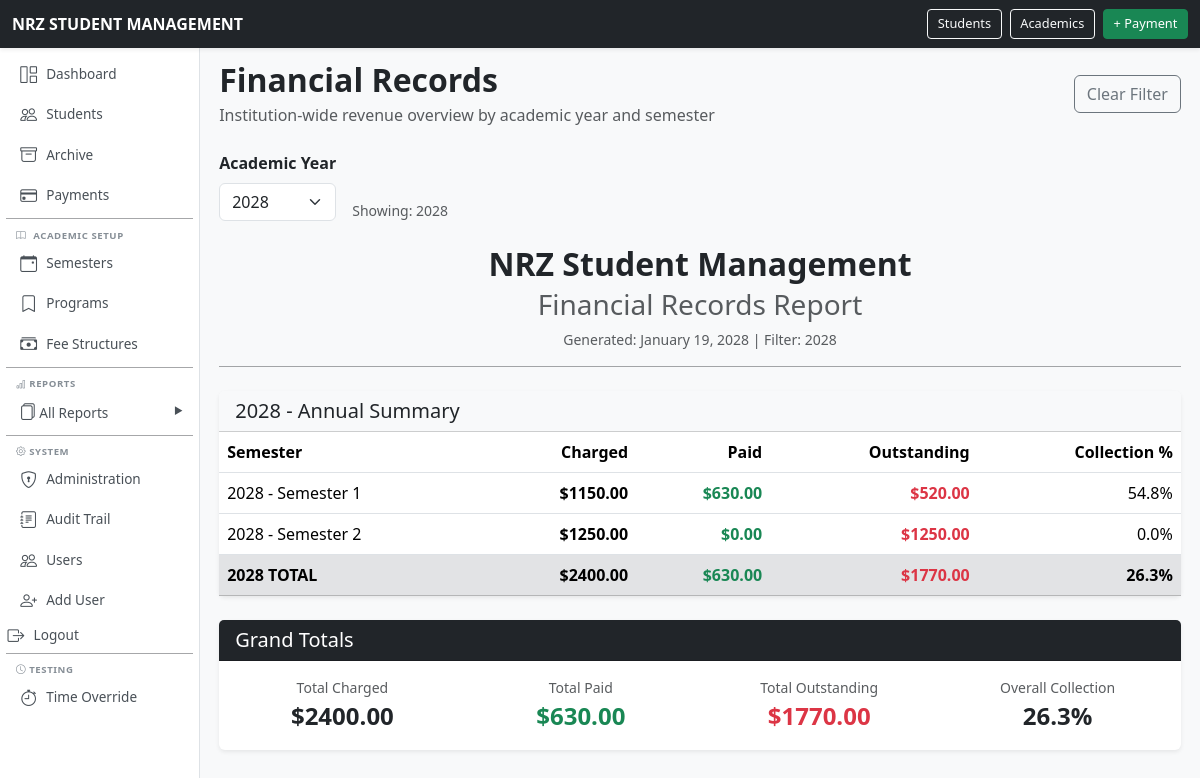
/financial-records/ (signed in), run on the app's committed database.
### school/models.py (models this page shows, shortened)
class AcademicYear(models.Model):
    name = models.CharField(
        max_length=20,
        unique=True,
    )
    start_date = models.DateField()
    end_date = models.DateField()
    is_current = models.BooleanField(
        default=False,
    )
    class Meta:
        ordering = ["-name"]
        constraints = [
            models.UniqueConstraint(
                fields=["is_current"],
                condition=Q(is_current=True),
                name="only_one_current_academic_year",
            ),
        ]

class TimeOverride(models.Model):
    frozen_datetime = models.DateTimeField(null=True, blank=True)
    @classmethod
    def get_frozen_time(cls):
        obj = cls.objects.first()
        return obj.frozen_datetime if obj else None
    class Meta:
        verbose_name = "Time Override"
        verbose_name_plural = "Time Overrides"

class Semester(models.Model):
    PERIOD_CHOICES = [
        (1, "Semester Period 1"),
        (2, "Semester Period 2"),
    ]
    academic_year = models.ForeignKey(
        AcademicYear,
        on_delete=models.PROTECT,
        related_name="semesters",
    )
    number = models.PositiveSmallIntegerField(
        choices=PERIOD_CHOICES,
    )
    start_date = models.DateField()
    end_date = models.DateField()
    class Meta:
        ordering = ["-academic_year__name", "number"]
        constraints = [
            models.UniqueConstraint(
                fields=["academic_year", "number"],
                name="unique_semester_period_per_year",
            ),
        ]
    def __str__(self):
        return f"{self.academic_year.name} - Semester {self.number}"

### school/views.py (the view)
# urls.py: path("financial-records/", views.financial_records, name="financial_records"),
@permission_required("school.can_view_financial_reports", raise_exception=True)
def financial_records(request):
    from itertools import groupby
    year_filter = request.GET.get("academic_year", "")
    today = get_current_date()
    current_year = AcademicYear.objects.filter(
        start_date__lte=today,
        end_date__gte=today
    ).first()
    default_year_id = str(current_year.pk) if current_year else ""
    selected_year_id = year_filter or default_year_id
    semesters_qs = Semester.objects.select_related("academic_year").order_by(
        "-academic_year__name", "number"
    )
    if selected_year_id:
        semesters_qs = semesters_qs.filter(academic_year_id=selected_year_id)
    semester_data = []
    for sem in semesters_qs:
        total_charged = StudentCharge.objects.filter(
            fee_item__fee_structure__semester=sem
        ).aggregate(total=Sum("amount"))["total"] or Decimal("0")
        total_paid = Payment.objects.filter(
            semester=sem
        ).aggregate(total=Sum("amount"))["total"] or Decimal("0")
        outstanding = total_charged - total_paid
        collection_rate = (total_paid / total_charged * 100) if total_charged > 0 else 0
        semester_data.append({
            "semester": sem,
            "academic_year": sem.academic_year,
            "total_charged": total_charged,
            "total_paid": total_paid,
            "outstanding": outstanding,
            "collection_rate": collection_rate,
        })
    year_groups = []
    for year, semesters_iter in groupby(semester_data, key=lambda x: x["academic_year"]):
        semesters = list(semesters_iter)
        charged = sum(s["total_charged"] for s in semesters)
        paid = sum(s["total_paid"] for s in semesters)
        year_groups.append({
            "year": year,
            "semesters": semesters,
            "totals": {
                "charged": charged,
                "paid": paid,
                "outstanding": sum(s["outstanding"] for s in semesters),
                "collection_rate": (paid / charged * 100) if charged > 0 else 0,
            }
        })
    all_years = AcademicYear.objects.all().order_by("-name")
    selected_year = None
    if selected_year_id:
        selected_year = all_years.filter(pk=selected_year_id).first()
    grand_total_charged = sum(g["totals"]["charged"] for g in year_groups)
    grand_total_paid = sum(g["totals"]["paid"] for g in year_groups)
    grand_total_outstanding = sum(g["totals"]["outstanding"] for g in year_groups)
    grand_collection_rate = (
        (grand_total_paid / grand_total_charged * 100) if grand_total_charged > 0 else 0
    )
    context = {
        "year_groups": year_groups,
        "all_years": all_years,
        "selected_year_id": selected_year_id,
        "selected_year": selected_year,
        "current_year": current_year,
        "grand_total_charged": grand_total_charged,
        "grand_total_paid": grand_total_paid,
        "grand_total_outstanding": grand_total_outstanding,
        "grand_collection_rate": grand_collection_rate,
        "today": get_current_date(),
    }
    return render(request, "school/financial_records.html", context)

### school/context_processors.py (called while the page is built)
def time_override_enabled(request):
    return {
        'ENABLE_TIME_OVERRIDE': getattr(settings, 'ENABLE_TIME_OVERRIDE', False)
    }

### school/utils/time_utils.py (called while the page is built)
def get_current_datetime():
    if getattr(settings, 'ENABLE_TIME_OVERRIDE', False):
        from school.models import TimeOverride
        frozen = TimeOverride.get_frozen_time()
        if frozen is not None:
            if timezone.is_naive(frozen):
                frozen = timezone.make_aware(frozen)
            return frozen
    return timezone.now()

def get_current_date():
    return get_current_datetime().date()

### templates/school/financial_records.html (shortened to what this page needs)
{% extends "base.html" %}
{% block content %}
<div class="d-flex justify-content-between align-items-center mb-4 flex-wrap gap-2">
    <div>
        <h2 class="fw-bold mb-1">Financial Records</h2>
        <p class="text-muted mb-0">Institution-wide revenue overview by academic year and semester</p>
    </div>
    <div class="d-flex gap-2 flex-wrap">
        <a href="{% url 'financial_records' %}" class="btn btn-outline-secondary">Clear Filter</a>
    </div>
</div>
<form method="get" class="mb-4 print-hidden">
    <div class="row g-3 align-items-end">
        <div class="col-auto">
            <label for="academic_year" class="form-label fw-semibold">Academic Year</label>
            <select name="academic_year" id="academic_year" class="form-select" onchange="this.form.submit()">
                {% for y in all_years %}
                <option value="{{ y.pk }}" {% if selected_year_id == y.pk|stringformat:"s" %}selected{% endif %}>
                    {{ y.name }}
                </option>
                {% endfor %}
            </select>
        </div>
        <div class="col-auto">
            <span class="form-text d-block">
                {% if selected_year %}
                    Showing: {{ selected_year.name }}
                {% else %}
                    Showing all academic years
                {% endif %}
            </span>
        </div>
    </div>
</form>
<div class="print-only mb-4 text-center">
    <h2 class="fw-bold mb-1">NRZ Student Management</h2>
    <h3 class="text-muted mb-2">Financial Records Report</h3>
    <p class="text-muted small">
        Generated: {{ today|date:"F d, Y" }}
        {% if selected_year %} | Filter: {{ selected_year.name }}{% endif %}
    </p>
    <hr>
</div>
{% if year_groups %}
    {% for group in year_groups %}
    <div class="card border-0 shadow-sm mb-4">
        <div class="card-header bg-light">
            <h5 class="mb-0">{{ group.year.name }} - Annual Summary</h5>
        </div>
        <div class="card-body p-0">
            <div class="table-responsive">
                <table class="table table-hover mb-0">
                    <thead>
                        <tr>
                            <th>Semester</th>
                            <th class="text-end">Charged</th>
                            <th class="text-end">Paid</th>
                            <th class="text-end">Outstanding</th>
                            <th class="text-end">Collection %</th>
                        </tr>
                    </thead>
                    <tbody>
                        {% for s in group.semesters %}
                        <tr>
                            <td>{{ s.semester }}</td>
                            <td class="text-end fw-bold">${{ s.total_charged|floatformat:2 }}</td>
                            <td class="text-end text-success fw-bold">${{ s.total_paid|floatformat:2 }}</td>
                            <td class="text-end {% if s.outstanding > 0 %}text-danger{% else %}text-success{% endif %} fw-bold">
                                ${{ s.outstanding|floatformat:2 }}
                            </td>
                            <td class="text-end">{{ s.collection_rate|floatformat:1 }}%</td>
                        </tr>
                        {% endfor %}
                        <tr class="table-secondary fw-bold">
                            <td>{{ group.year.name }} TOTAL</td>
                            <td class="text-end">${{ group.totals.charged|floatformat:2 }}</td>
                            <td class="text-end text-success">${{ group.totals.paid|floatformat:2 }}</td>
                            <td class="text-end text-danger">${{ group.totals.outstanding|floatformat:2 }}</td>
                            <td class="text-end">{{ group.totals.collection_rate|floatformat:1 }}%</td>
                        </tr>
                    </tbody>
                </table>
            </div>
        </div>
    </div>
    {% endfor %}
    <div class="card border-0 shadow-sm">
        <div class="card-header bg-dark text-white">
            <h5 class="mb-0">Grand Totals</h5>
        </div>
        <div class="card-body">
            <div class="row text-center">
                <div class="col-md-3">
                    <div class="text-muted small">Total Charged</div>
                    <div class="fw-bold fs-4">${{ grand_total_charged|floatformat:2 }}</div>
                </div>
                <div class="col-md-3">
                    <div class="text-muted small">Total Paid</div>
                    <div class="fw-bold fs-4 text-success">${{ grand_total_paid|floatformat:2 }}</div>
                </div>
                <div class="col-md-3">
                    <div class="text-muted small">Total Outstanding</div>
                    <div class="fw-bold fs-4 text-danger">${{ grand_total_outstanding|floatformat:2 }}</div>
                </div>
                <div class="col-md-3">
                    <div class="text-muted small">Overall Collection</div>
                    <div class="fw-bold fs-4">{{ grand_collection_rate|floatformat:1 }}%</div>
                </div>
            </div>
        </div>
    </div>
{% else %}
    <div class="card border-0 shadow-sm">
        <div class="card-body text-center py-5">
            <p class="text-muted mb-0">No semesters found{% if selected_year_id %} for the selected academic year{% endif %}.</p>
        </div>
    </div>
{% endif %}
{% endblock %}

### templates/base.html (style rules this page uses)
body { margin: 0; padding: 0; background-color: #f8f9fa; }
hr { margin: 0.3rem 0; opacity: 0.4; }

### data on the page
AcademicYear: name "2028", year.name "2028", totals.charged "2400.00", totals.paid "630.00", totals.outstanding "1770.00", totals.collection_rate "26.3"
TimeOverride: frozen_datetime "January 19, 2028"
Semester: semester "2028 - Semester 1", total_charged "1150.00", total_paid "630.00", outstanding "520.00", collection_rate "54.8"
Semester: semester "2028 - Semester 2", total_charged "1250.00", total_paid "0.00", outstanding "1250.00", collection_rate "0.0"

### other printed values
{{ grand_total_charged|floatformat:2 }} "2400.00"
{{ grand_total_paid|floatformat:2 }} "630.00"
{{ grand_total_outstanding|floatformat:2 }} "1770.00"
{{ grand_collection_rate|floatformat:1 }} "26.3"
form field academic_year "2028"
